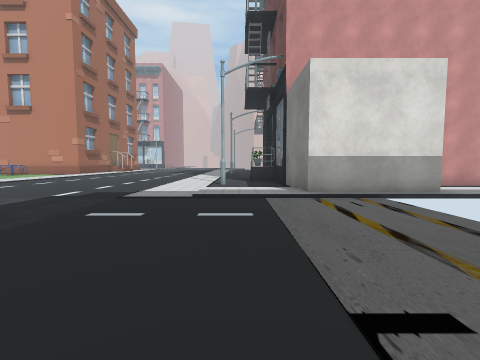
View 1 (above)

19 first-person views from a walk through a scene from a Unity 3-D project. The camera is 1.3 m above the floor, tilts 4° down and sees 90° across. The floor is counted in squares, 2 m on a side. Each view is taken from the middle of a square. On the plan, view 1 faces up. The plan holds only what a view shows up to about 9 squares ahead; the rest is blank. The place goes on beyond the plan. The player character is not drawn. Some animated figures are not drawn. Some surface patterns are stand-ins.

View 2
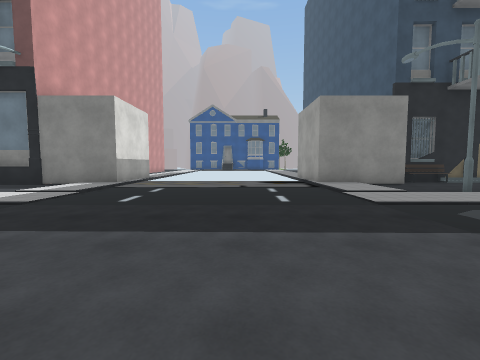

View 3
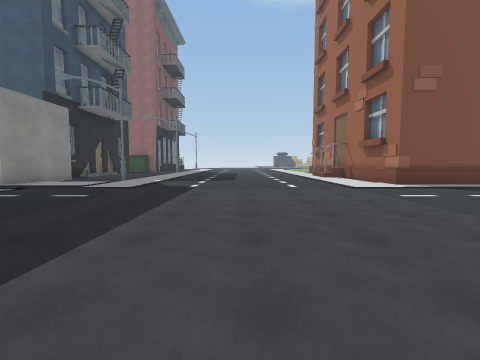

View 4
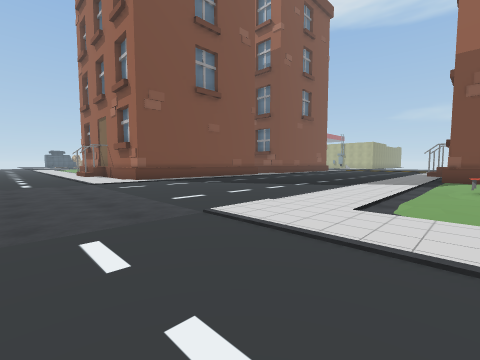

View 5
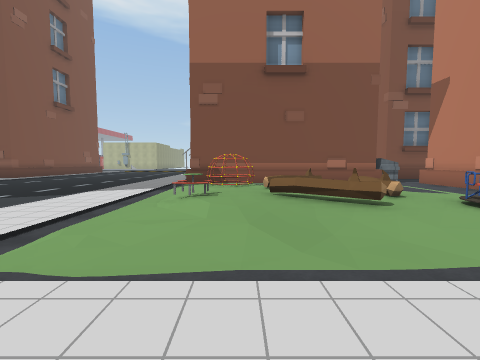

View 6
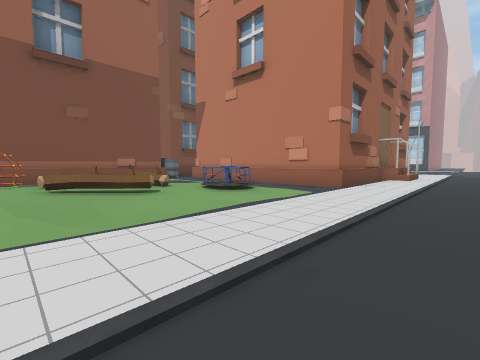

View 7
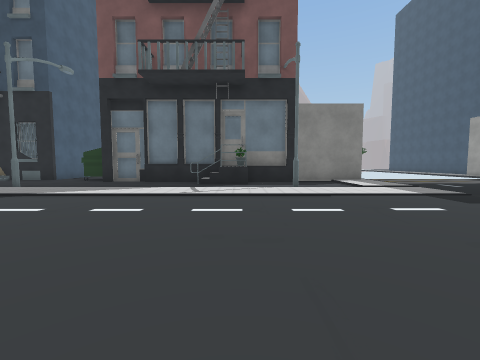

View 8
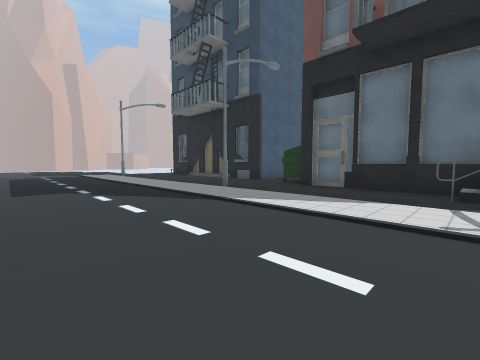

View 9
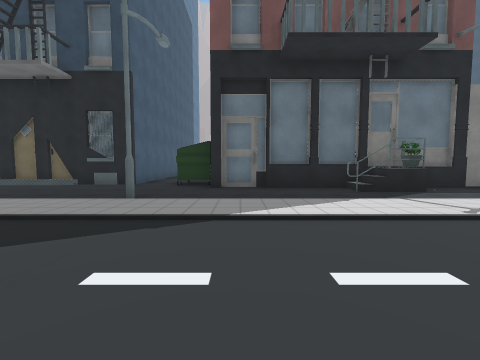

View 10
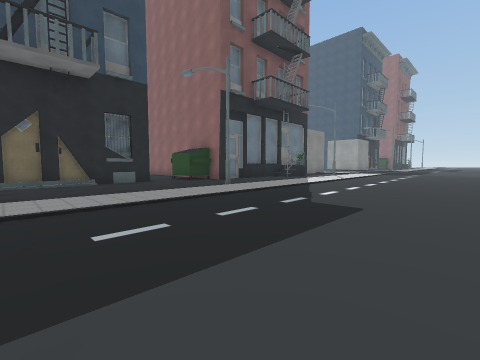

View 11
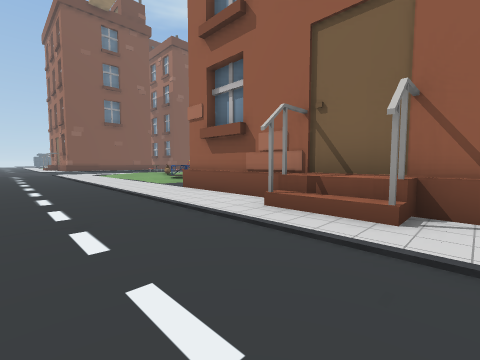

View 12
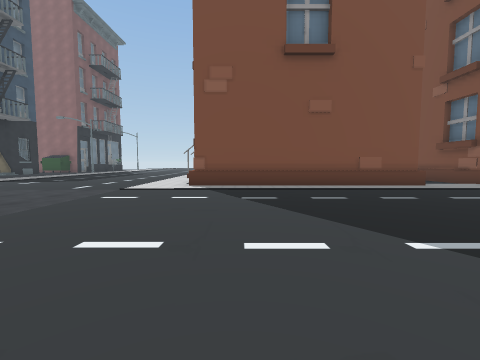

View 13
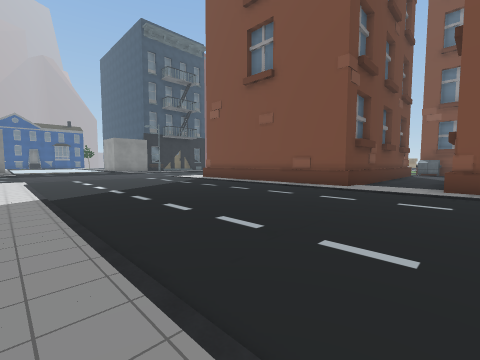

View 14
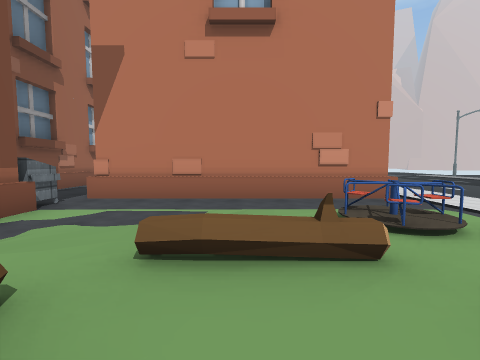

View 15
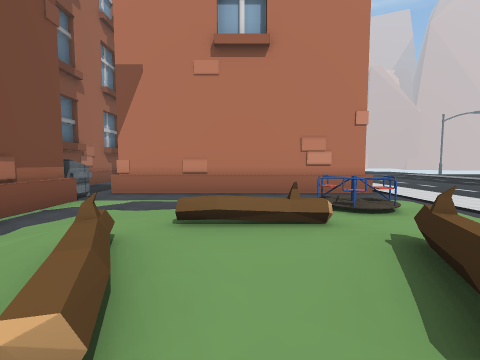

View 16
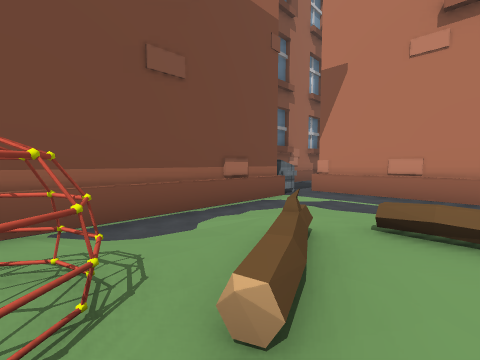

View 17
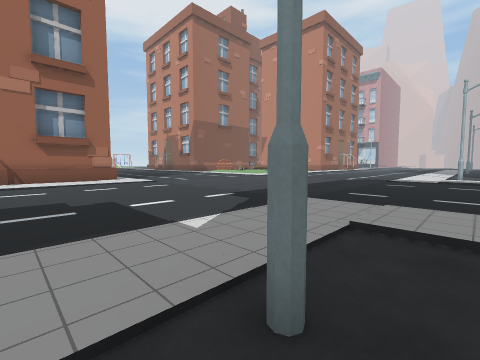

View 18
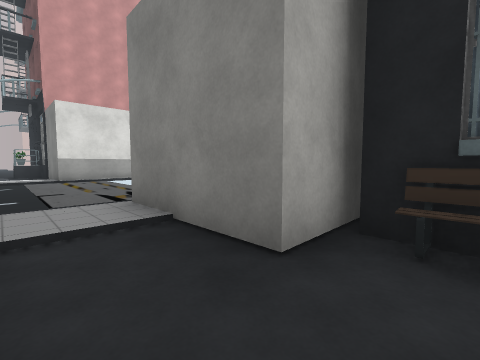

View 19
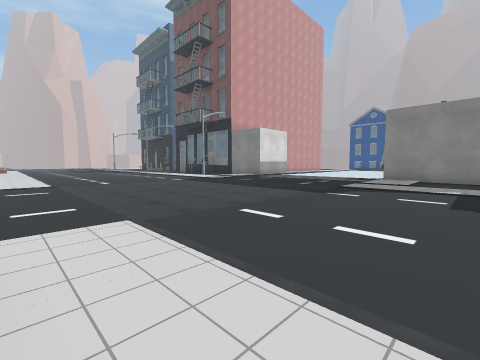

### Floor plan
Key: @ floor where view 1 was taken; # wall or solid block; . main floor; : floor 0.25 m higher than the main floor; / step, stairs or slope; O other object.
Columns run from 19 left of view 1 to 7 right of it. Each row starts with its distance up from view 1.
 20          #............#
 19          O/...........#
 18 #        #O...........#
 17 #.       #............
 16 #..      #..............
 15  ..#######........#.....
 14 O....................#O.
 13  OO..................#
 12   #..../O............#
 11   #./:O//............#
 10   #.//::O...........O#
  9   #..O:O/...........O#
  8   #.OO:::/........#..#
  7   #.O//O/............#   ##
  6 OOO...............///#
  5 ..................   ###
  4 ......................
  3 ......................
  2 ......................
  1 ......................
  0 ...................@..
 -1 ..................////#
 -2 O..#O#O##O........   ##
 -3 #..#    ##...........#
 -4 #..#     #........#..##
 -5  ..#     #...........O#

Where each view was taken, in squares from view 1:
view 1: 0 up, 0 right, facing up
view 2: 1 up, 6 left, facing right
view 3: 5 up, 5 left, facing down
view 4: 7 up, 6 left, facing down-left
view 5: 8 up, 8 left, facing left
view 6: 8 up, 7 left, facing up-left
view 7: 9 up, 7 left, facing right
view 8: 10 up, 5 left, facing up-right
view 9: 13 up, 5 left, facing right
view 10: 20 up, 6 left, facing down-right
view 11: 20 up, 6 left, facing down-left
view 12: 5 up, 11 left, facing down
view 13: 5 up, 19 left, facing down-right
view 14: 9 up, 13 left, facing up
view 15: 8 up, 13 left, facing up
view 16: 8 up, 13 left, facing up-left
view 17: 5 down, 0 right, facing up-left
view 18: 5 down, 0 right, facing up-right
view 19: 4 down, 9 left, facing up-right
